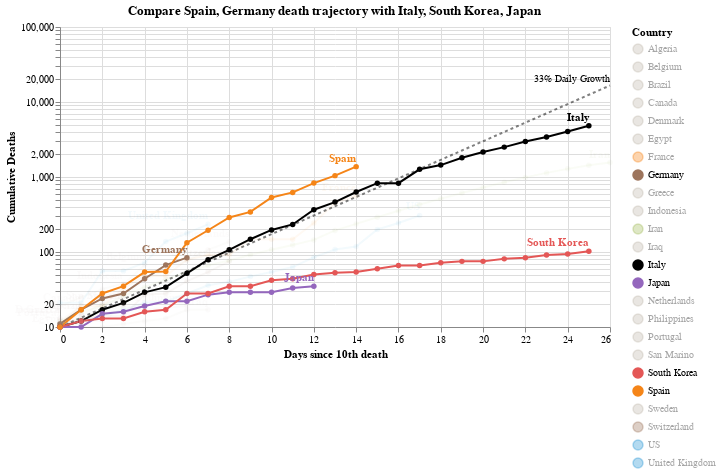

Notebook code cell kept with this figure:
### Code cell
#hide_input
chart2 = make_since_chart(['Spain', 'Germany'])
chart2

### Figure 1 — Vega-Lite specification as saved in the notebook (floating-point values rounded to 4 significant figures; data arrays with more than 128 entries replaced by an {"elided": "..."} marker saying what was removed)
{"config": {"view": {"continuousWidth": 400, "continuousHeight": 300}}, "layer": [{"mark": {"type": "line", "color": "black", "opacity": 0.5, "strokeDash": [3, 3]}, "encoding": {"x": {"type": "quantitative", "field": "Days since 10th death"}, "y": {"type": "quantitative", "field": "Confirmed Cases"}}}, {"mark": {"type": "text", "align": "right", "dy": -6, "fontSize": 10, "text": "33% Daily Growth"}, "encoding": {"x": {"type": "quantitative", "field": "Days since 10th death"}, "y": {"type": "quantitative", "field": "Confirmed Cases"}}, "transform": [{"filter": "(datum['Days since 10th death'] >= 26)"}]}, {"data": {"name": "data-da39ba321c3942fafb40d8ec03b3e314"}, "mark": {"type": "line", "point": true}, "encoding": {"color": {"type": "nominal", "field": "Country", "scale": {"domain": ["Algeria", "Belgium", "Brazil", "Canada", "Denmark", "Egypt", "France", "Germany", "Greece", "Indonesia", "Iran", "Iraq", "Italy", "Japan", "Netherlands", "Philippines", "Portugal", "San Marino", "South Korea", "Spain", "Sweden", "Switzerland", "US", "United Kingdom"], "range": ["#C1B7AD", "#C1B7AD", "#C1B7AD", "#C1B7AD", "#C1B7AD", "#C1B7AD", "#F58518", "#9D755D", "#C1B7AD", "#C1B7AD", "#A1BA59", "#C1B7AD", "black", "#9467bd", "#C1B7AD", "#C1B7AD", "#C1B7AD", "#C1B7AD", "#E45756", "#F58518", "#C1B7AD", "#9D755D", "#2495D3", "#2495D3"]}}, "opacity": {"condition": {"value": 1, "selection": "selector002"}, "value": 0.05}, "tooltip": [{"type": "nominal", "field": "Country"}, {"type": "temporal", "field": "Date"}, {"type": "quantitative", "field": "Confirmed Cases"}, {"type": "quantitative", "field": "Days since 10th death"}], "x": {"type": "quantitative", "field": "Days since 10th death"}, "y": {"type": "quantitative", "axis": {"title": "Cumulative Deaths"}, "field": "Confirmed Cases", "scale": {"type": "log"}}}, "selection": {"selector002": {"type": "multi", "fields": ["Country"], "bind": "legend", "init": [{"Country": "Spain"}, {"Country": "Germany"}, {"Country": "Italy"}, {"Country": "South Korea"}, {"Country": "Japan"}]}}, "width": 550}, {"data": {"name": "data-da39ba321c3942fafb40d8ec03b3e314"}, "mark": {"type": "text", "align": "right", "dy": -8, "fontWeight": "bold"}, "encoding": {"color": {"type": "nominal", "field": "Country", "scale": {"domain": ["Algeria", "Belgium", "Brazil", "Canada", "Denmark", "Egypt", "France", "Germany", "Greece", "Indonesia", "Iran", "Iraq", "Italy", "Japan", "Netherlands", "Philippines", "Portugal", "San Marino", "South Korea", "Spain", "Sweden", "Switzerland", "US", "United Kingdom"], "range": ["#C1B7AD", "#C1B7AD", "#C1B7AD", "#C1B7AD", "#C1B7AD", "#C1B7AD", "#F58518", "#9D755D", "#C1B7AD", "#C1B7AD", "#A1BA59", "#C1B7AD", "black", "#9467bd", "#C1B7AD", "#C1B7AD", "#C1B7AD", "#C1B7AD", "#E45756", "#F58518", "#C1B7AD", "#9D755D", "#2495D3", "#2495D3"]}}, "opacity": {"condition": {"value": 1, "selection": "selector002"}, "value": 0.05}, "text": {"type": "nominal", "field": "Country"}, "tooltip": [{"type": "nominal", "field": "Country"}, {"type": "temporal", "field": "Date"}, {"type": "quantitative", "field": "Confirmed Cases"}, {"type": "quantitative", "field": "Days since 10th death"}], "x": {"type": "quantitative", "field": "Days since 10th death"}, "y": {"type": "quantitative", "axis": {"title": "Cumulative Deaths"}, "field": "Confirmed Cases", "scale": {"type": "log"}}}, "transform": [{"filter": "(datum['Date'] >= 1584748800000)"}], "width": 550}], "data": {"name": "data-bb91da50fb7a5973c7e9cc660177b328"}, "title": "Compare Spain, Germany death trajectory with Italy, South Korea, Japan", "$schema": "https://vega.github.io/schema/vega-lite/v4.0.2.json", "datasets": {"data-bb91da50fb7a5973c7e9cc660177b328": [{"Days since 10th death": 0, "Confirmed Cases": 10.0}, {"Days since 10th death": 1, "Confirmed Cases": 13.3}, {"Days since 10th death": 2, "Confirmed Cases": 17.69}, {"Days since 10th death": 3, "Confirmed Cases": 23.53}, {"Days since 10th death": 4, "Confirmed Cases": 31.29}, {"Days since 10th death": 5, "Confirmed Cases": 41.62}, {"Days since 10th death": 6, "Confirmed Cases": 55.35}, {"Days since 10th death": 7, "Confirmed Cases": 73.61}, {"Days since 10th death": 8, "Confirmed Cases": 97.91}, {"Days since 10th death": 9, "Confirmed Cases": 130.2}, {"Days since 10th death": 10, "Confirmed Cases": 173.2}, {"Days since 10th death": 11, "Confirmed Cases": 230.3}, {"Days since 10th death": 12, "Confirmed Cases": 306.4}, {"Days since 10th death": 13, "Confirmed Cases": 407.4}, {"Days since 10th death": 14, "Confirmed Cases": 541.9}, {"Days since 10th death": 15, "Confirmed Cases": 720.7}, {"Days since 10th death": 16, "Confirmed Cases": 958.6}, {"Days since 10th death": 17, "Confirmed Cases": 1275.0}, {"Days since 10th death": 18, "Confirmed Cases": 1696.0}, {"Days since 10th death": 19, "Confirmed Cases": 2255.0}, {"Days since 10th death": 20, "Confirmed Cases": 2999.0}, {"Days since 10th death": 21, "Confirmed Cases": 3989.0}, {"Days since 10th death": 22, "Confirmed Cases": 5306.0}, {"Days since 10th death": 23, "Confirmed Cases": 7056.0}, {"Days since 10th death": 24, "Confirmed Cases": 9385.0}, {"Days since 10th death": 25, "Confirmed Cases": 12480.0}, {"Days since 10th death": 26, "Confirmed Cases": 16600.0}], "data-da39ba321c3942fafb40d8ec03b3e314": {"elided": "215 records"}}}
